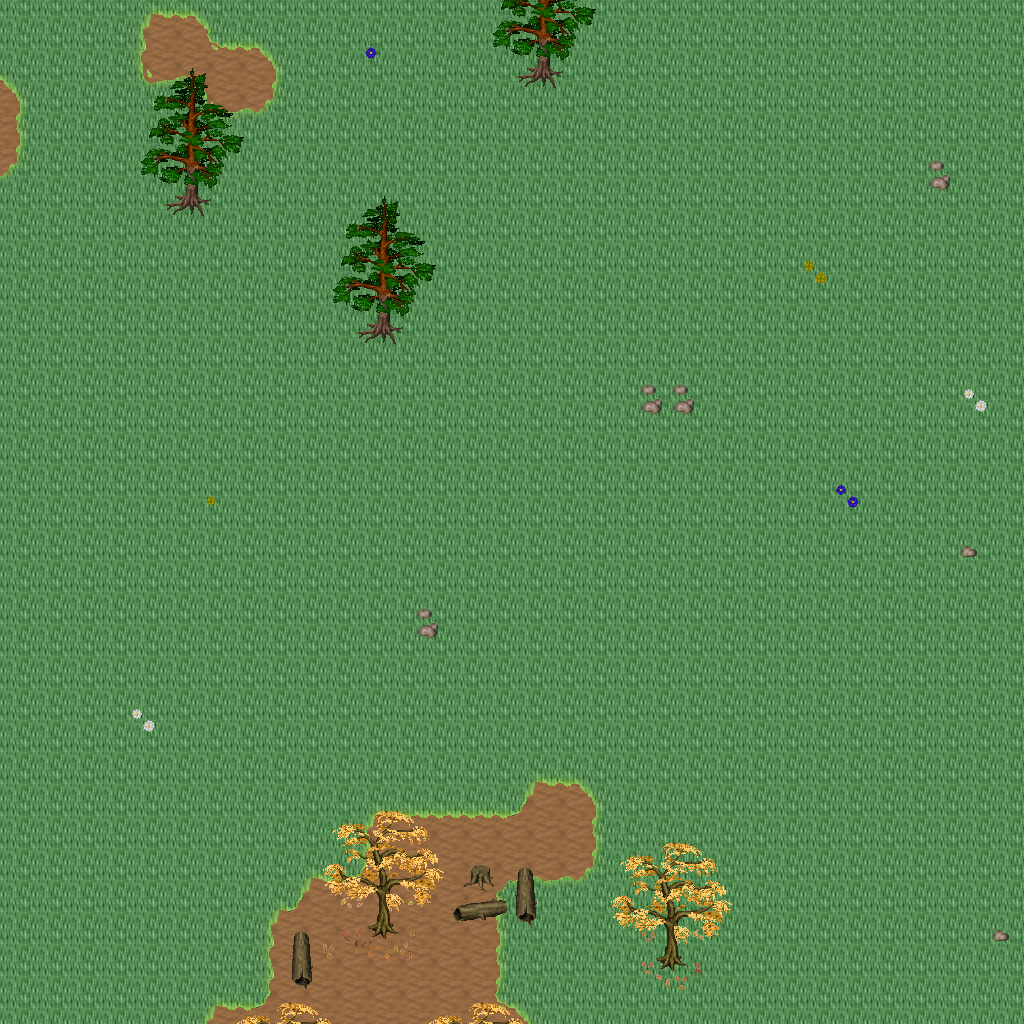

A 2D game scene composited from a Tiled map and its tileset images. What follows is a short description and the map's XML, with each tile layer's data collapsed to a summary:
An orthogonal 32x32 tile map with 32x32 px tiles, 5 tile layers (Ground, Objects, Objects2, Above, ...), 1 hidden layer not drawn, 20 tilesets.

<map version="1.10" tiledversion="1.11.0" orientation="orthogonal" renderorder="right-down" width="32" height="32" tilewidth="32" tileheight="32" infinite="0" nextlayerid="11" nextobjectid="1">
 <tileset firstgid="1" name="logic_collision" tilewidth="32" tileheight="32" tilecount="1" columns="1">
  <image source="../drawable/logic_collision.png" width="32" height="32" />
 </tileset>
 <tileset firstgid="2" name="ground_ground" tilewidth="32" tileheight="32" tilecount="33" columns="3">
  <image source="../drawable/ground_ground.png" width="96" height="352" />
 </tileset>
 <tileset firstgid="35" name="ground_rock_pebbles" tilewidth="32" tileheight="32" tilecount="3" columns="1">
  <image source="../drawable/ground_rock_pebbles.png" width="32" height="96" />
 </tileset>
 <tileset firstgid="38" name="ground_grass_corners" tilewidth="32" tileheight="32" tilecount="24" columns="6">
  <image source="../drawable/ground_grass_corners.png" width="192" height="128" />
 </tileset>
 <tileset firstgid="62" name="ground_grass_edges" tilewidth="32" tileheight="32" tilecount="36" columns="12">
  <image source="../drawable/ground_grass_edges.png" width="384" height="96" />
 </tileset>
 <tileset firstgid="98" name="ground_grass_2" tilewidth="32" tileheight="32" tilecount="21" columns="3">
  <image source="../drawable/ground_grass_2.png" width="96" height="224" />
 </tileset>
 <tileset firstgid="119" name="plant_leaves" tilewidth="32" tileheight="32" tilecount="8" columns="4">
  <image source="../drawable/plant_leaves.png" width="128" height="64" />
 </tileset>
 <tileset firstgid="127" name="plant_tree_tree_darkgreen" tilewidth="32" tileheight="32" tilecount="88" columns="8">
  <image source="../drawable/plant_tree_tree_darkgreen.png" width="256" height="352" />
 </tileset>
 <tileset firstgid="215" name="plant_tree_fall_trees" tilewidth="32" tileheight="32" tilecount="40" columns="8">
  <image source="../drawable/plant_tree_fall_trees.png" width="256" height="160" />
 </tileset>
 <tileset firstgid="255" name="plant_tree_pine_tree" tilewidth="32" tileheight="32" tilecount="20" columns="4">
  <image source="../drawable/plant_tree_pine_tree.png" width="128" height="160" />
 </tileset>
 <tileset firstgid="275" name="plant_stump_hollow_logs" tilewidth="32" tileheight="32" tilecount="6" columns="3">
  <image source="../drawable/plant_stump_hollow_logs.png" width="96" height="64" />
 </tileset>
 <tileset firstgid="281" name="plant_stump_small_stump" tilewidth="32" tileheight="32" tilecount="4" columns="2">
  <image source="../drawable/plant_stump_small_stump.png" width="64" height="64" />
 </tileset>
 <tileset firstgid="285" name="plant_stump_stump_purple" tilewidth="32" tileheight="32" tilecount="4" columns="2">
  <image source="../drawable/plant_stump_stump_purple.png" width="64" height="64" />
 </tileset>
 <tileset firstgid="289" name="plant_flower_daisy_blue" tilewidth="32" tileheight="32" tilecount="8" columns="2">
  <image source="../drawable/plant_flower_daisy_blue.png" width="64" height="128" />
 </tileset>
 <tileset firstgid="297" name="plant_flower_daisy_red" tilewidth="32" tileheight="32" tilecount="8" columns="2">
  <image source="../drawable/plant_flower_daisy_red.png" width="64" height="128" />
 </tileset>
 <tileset firstgid="305" name="plant_flower_daisy_white" tilewidth="32" tileheight="32" tilecount="8" columns="2">
  <image source="../drawable/plant_flower_daisy_white.png" width="64" height="128" />
 </tileset>
 <tileset firstgid="313" name="plant_flower_daisy_yellow" tilewidth="32" tileheight="32" tilecount="8" columns="2">
  <image source="../drawable/plant_flower_daisy_yellow.png" width="64" height="128" />
 </tileset>
 <tileset firstgid="321" name="logic_creature_animal" tilewidth="32" tileheight="32" tilecount="32" columns="8">
  <image source="../drawable/logic_creature_animal.png" width="256" height="128" />
 </tileset>
 <tileset firstgid="353" name="logic_creature_reptile" tilewidth="32" tileheight="32" tilecount="7" columns="7">
  <image source="../drawable/logic_creature_reptile.png" width="224" height="32" />
 </tileset>
 <tileset firstgid="360" name="logic_creature_fowl" tilewidth="32" tileheight="32" tilecount="6" columns="6">
  <image source="../drawable/logic_creature_fowl.png" width="192" height="32" />
 </tileset>
 <layer id="1" name="Ground" width="32" height="32">
  <data>[1024 cells, 1024 non-empty, 2 distinct tile ids]</data>
 </layer>
 <layer id="2" name="Objects" width="32" height="32">
  <data>[1024 cells, 73 non-empty, 25 distinct tile ids]</data>
 </layer>
 <layer id="3" name="Objects2" width="32" height="32">
  <data>[1024 cells, 16 non-empty, 14 distinct tile ids]</data>
 </layer>
 <layer id="4" name="Above" width="32" height="32">
  <data>[1024 cells, 80 non-empty, 32 distinct tile ids]</data>
 </layer>
 <layer id="5" name="Above2" width="32" height="32">
  <data>[1024 cells, 0 non-empty, 0 distinct tile ids]</data>
 </layer>
 <layer id="6" name="Walkable" width="32" height="32" visible="0">
  <data>[1024 cells, 16 non-empty, 1 distinct tile ids]</data>
 </layer>
 <objectgroup id="7" name="Mapevents" />
 <objectgroup id="8" name="Spawn" />
 <objectgroup id="9" name="Keys" />
 <objectgroup id="10" name="Replace" />
</map>
